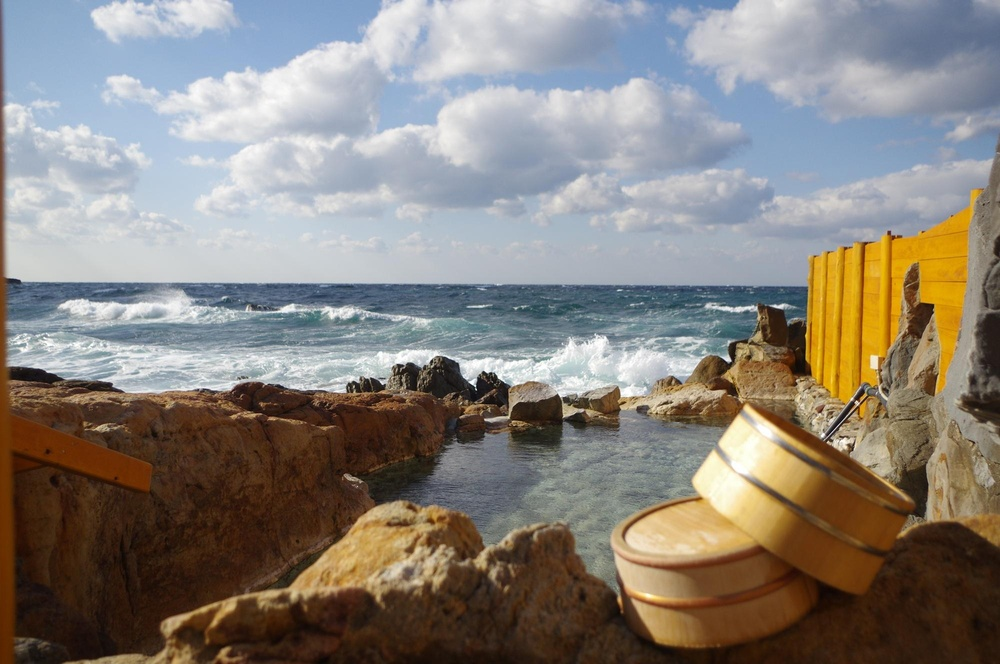
#> input picture projects/nanki-shirahama-2024/source_materials/raw/attractions/崎の湯 (3).jpeg, 1000 x 664 px, shrunk from 2000 x 1329 before the run
$ python visual_reference_analyzer.py '../projects/nanki-shirahama-2024/source_materials/raw/attractions/崎の湯 (3).jpeg'
#> lines starting #> are read from the running program, lines starting #| are printed output that depends on the picture
#!/usr/bin/env python3
"""
Visual Reference Analyzer
Analyzes key visual images to extract style, colors, and mood for consistent video generation
"""

import os
import json
import base64
from pathlib import Path
from typing import Dict, List, Optional, Any, Tuple
from dataclasses import dataclass
from PIL import Image
import numpy as np
from collections import Counter
import colorsys

# Load .env file if present
try:
    from dotenv import load_dotenv
    load_dotenv()  # Load environment variables from .env file
except ImportError:
    pass  # python-dotenv not installed, skip

# Google Gemini imports
try:
    import google.generativeai as genai
    GEMINI_AVAILABLE = True
except ImportError:
    print("Warning: google-generativeai not installed. Using fallback methods.")
    GEMINI_AVAILABLE = False


@dataclass
class VisualAnalysis:
    """Visual analysis results from key visual image"""
    style: str
    colors: List[str]
    mood: str
    composition: str
    lighting: str
    elements: List[str]
    texture: str
    camera_angle: str
    depth: str
    contrast: str
    saturation: str

    def to_dict(self) -> Dict:
        """Convert to dictionary"""
        return {
            'style': self.style,
            'colors': self.colors,
            'mood': self.mood,
            'composition': self.composition,
            'lighting': self.lighting,
            'elements': self.elements,
            'texture': self.texture,
            'camera_angle': self.camera_angle,
            'depth': self.depth,
            'contrast': self.contrast,
            'saturation': self.saturation
        }


class VisualReferenceAnalyzer:
    """Analyze key visual images to extract world-building elements"""

    def __init__(self, api_key: Optional[str] = None):
        """
        Initialize analyzer with optional Gemini API key

        Args:
            api_key: Gemini API key for advanced analysis
        """
        self.api_key = api_key or os.environ.get('GEMINI_API_KEY')
        self.use_gemini = GEMINI_AVAILABLE and self.api_key

        if self.use_gemini:
            genai.configure(api_key=self.api_key)
            self.vision_model = "gemini-2.0-flash-exp"

    def analyze_key_visual(self, image_path: str) -> VisualAnalysis:
        """
        Analyze key visual image to extract style elements

        Args:
            image_path: Path to the reference image

        Returns:
            VisualAnalysis object with extracted information
        """
        # Load image
        image = Image.open(image_path)
#> image is the input picture: PIL image 1000x664 RGB; mean R, G, B 136.1, 129.8, 122.8

        # Perform different types of analysis
        style = self._detect_art_style(image, image_path)
        colors = self._extract_color_palette(image)
        mood = self._analyze_mood(image, image_path)
        composition = self._analyze_composition(image, image_path)
        lighting = self._detect_lighting(image, image_path)
        elements = self._identify_elements(image, image_path)
        texture = self._analyze_texture(image, image_path)
        camera_angle = self._detect_camera_angle(image, image_path)
        depth = self._analyze_depth(image)
        contrast = self._analyze_contrast(image)
        saturation = self._analyze_saturation(image)

        return VisualAnalysis(
            style=style,
            colors=colors,
            mood=mood,
            composition=composition,
            lighting=lighting,
            elements=elements,
            texture=texture,
            camera_angle=camera_angle,
            depth=depth,
            contrast=contrast,
            saturation=saturation
        )

    def _detect_art_style(self, image: Image.Image, image_path: str) -> str:
        """Detect the art style of the image"""

        if self.use_gemini:
            prompt = """
            Analyze the art style of this image. Identify:
            1. Overall style (anime, realistic, cartoon, painterly, etc.)
            2. Rendering technique (2D, 3D, digital painting, watercolor, etc.)
            3. Visual characteristics (line art, cel-shaded, photorealistic, etc.)

            Return a concise style description in 3-5 words.
            Example: "watercolor anime style" or "photorealistic 3D render"
            """

            response = self._query_gemini_vision(image_path, prompt)
            return response if response else self._fallback_style_detection(image)

        return self._fallback_style_detection(image)

    def _fallback_style_detection(self, image: Image.Image) -> str:
        """Fallback method to detect style without API"""
        # Analyze image properties
        img_array = np.array(image)

        # Check for hard edges (indicates illustration/anime)
        edges = self._detect_edges(img_array)
#> in _detect_edges, `return edges > np.mean(edges)`:
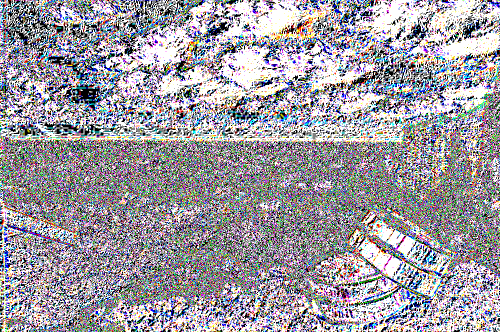
#> returned value: shape (664, 1000, 3) bool (shown at 1/2 size); mean of channels 0, 1, 2 0.617, 0.604, 0.632; drawn as R, G, B
        edge_ratio = np.sum(edges) / edges.size
#> edge_ratio = 0.618

        # Check color distribution
        unique_colors = len(np.unique(img_array.reshape(-1, img_array.shape[-1]), axis=0))
#> unique_colors = 91555
#> in analyze_key_visual, `style = self._detect_art_style(image, image_path)`: style = 'digital illustration'

        # Determine style based on characteristics
        if edge_ratio > 0.1:
            if unique_colors < 1000:
                return "anime cel-shaded"
            else:
                return "digital illustration"
        elif unique_colors < 500:
            return "minimalist design"
        elif unique_colors > 50000:
            return "photorealistic"
        else:
            return "digital painting"

    def _extract_color_palette(self, image: Image.Image) -> List[str]:
        """Extract dominant colors from image"""

        # Resize for faster processing
        img_small = image.resize((150, 150))
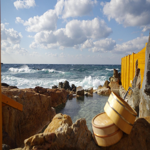
#> img_small: PIL image 150x150 RGB; mean R, G, B 136.2, 129.8, 122.8

        # Convert to RGB if necessary
        if img_small.mode != 'RGB':
            img_small = img_small.convert('RGB')

        # Get all pixels
        pixels = list(img_small.getdata())
#> pixels = 22500 items

        # Use k-means clustering or simple frequency
        # For simplicity, using most common colors with clustering
        from sklearn.cluster import KMeans

        try:
            # Reshape pixels for clustering
            pixel_array = np.array(pixels)

            # Perform k-means clustering
            kmeans = KMeans(n_clusters=5, random_state=42, n_init=10)
            kmeans.fit(pixel_array)

            # Get cluster centers (dominant colors)
            colors = kmeans.cluster_centers_.astype(int)

            # Convert to hex
            hex_colors = []
            for color in colors:
                hex_color = '#{:02x}{:02x}{:02x}'.format(
                    int(color[0]), int(color[1]), int(color[2])
                )
                hex_colors.append(hex_color.upper())
#> in analyze_key_visual, `colors = self._extract_color_palette(image)`: colors = ['#9CA9B9', '#412714', '#CDD1D4', '#C59639', '#72736F']

            return hex_colors

        except ImportError:
            # Fallback if sklearn not available
            return self._simple_color_extraction(img_small)

    # [21 lines left out: function _simple_color_extraction, not called in this run]

    def _analyze_mood(self, image: Image.Image, image_path: str) -> str:
        """Analyze the mood/atmosphere of the image"""

        if self.use_gemini:
            prompt = """
            Analyze the mood and atmosphere of this image.
            Consider: lighting, colors, composition, subject matter.

            Return a mood description in 2-3 words.
            Example: "peaceful morning" or "dramatic tension" or "playful energy"
            """

            response = self._query_gemini_vision(image_path, prompt)
            return response if response else self._fallback_mood_analysis(image)

        return self._fallback_mood_analysis(image)

    def _fallback_mood_analysis(self, image: Image.Image) -> str:
        """Analyze mood based on color and brightness"""
        img_array = np.array(image.convert('RGB'))

        # Calculate average brightness
        brightness = np.mean(img_array)
#> brightness = 129.6

        # Calculate color warmth
        r_mean = np.mean(img_array[:, :, 0])
#> r_mean = 136.1
        b_mean = np.mean(img_array[:, :, 2])
#> b_mean = 122.8
        warmth = r_mean - b_mean
#> warmth = 13.36
#> in analyze_key_visual, `mood = self._analyze_mood(image, image_path)`: mood = 'balanced neutral'
#> in analyze_key_visual, `composition = self._analyze_composition(image, image_path)`: composition = 'balanced composition'

        # Determine mood
        if brightness > 180:
            if warmth > 20:
                return "bright cheerful"
            else:
                return "light airy"
        elif brightness < 80:
            if warmth < -20:
                return "dark mysterious"
            else:
                return "moody dramatic"
        else:
            if abs(warmth) < 20:
                return "balanced neutral"
            elif warmth > 0:
                return "warm inviting"
            else:
                return "cool calm"

    def _analyze_composition(self, image: Image.Image, image_path: str) -> str:
        """Analyze image composition"""

        if self.use_gemini:
            prompt = """
            Analyze the composition of this image.
            Identify: rule of thirds, golden ratio, symmetry, diagonal, centered, etc.

            Return the primary composition technique in 2-3 words.
            Example: "rule of thirds" or "centered symmetrical"
            """

            response = self._query_gemini_vision(image_path, prompt)
            return response if response else "balanced composition"

        return "balanced composition"

    def _detect_lighting(self, image: Image.Image, image_path: str) -> str:
        """Detect lighting characteristics"""

        if self.use_gemini:
            prompt = """
            Analyze the lighting in this image.
            Consider: direction, quality (hard/soft), color temperature.

            Return lighting description in 2-4 words.
            Example: "soft natural daylight" or "dramatic side lighting"
            """

            response = self._query_gemini_vision(image_path, prompt)
            return response if response else self._fallback_lighting_analysis(image)

        return self._fallback_lighting_analysis(image)

    def _fallback_lighting_analysis(self, image: Image.Image) -> str:
        """Simple lighting analysis"""
        img_array = np.array(image.convert('RGB'))

        # Analyze brightness distribution
        brightness = np.mean(img_array, axis=2)
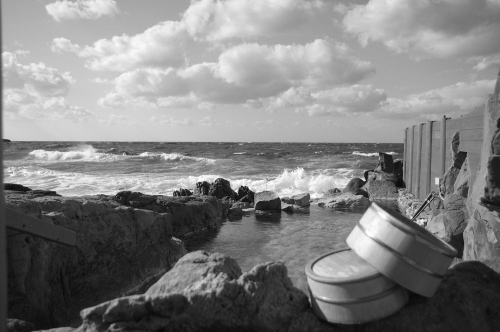
#> brightness: shape (664, 1000) float64 (shown at 1/2 size); min 5, max 255, mean 129.6

        # Check for directional lighting
        left_bright = np.mean(brightness[:, :brightness.shape[1]//2])
#> left_bright = 130.4
        right_bright = np.mean(brightness[:, brightness.shape[1]//2:])
#> right_bright = 128.7
        top_bright = np.mean(brightness[:brightness.shape[0]//2, :])
#> top_bright = 173.4
        bottom_bright = np.mean(brightness[brightness.shape[0]//2:, :])
#> bottom_bright = 85.72
#> in analyze_key_visual, `lighting = self._detect_lighting(image, image_path)`: lighting = 'top lighting'
#> in analyze_key_visual, `elements = self._identify_elements(image, image_path)`: elements = ['subject', 'background', 'foreground elements']
#> in analyze_key_visual, `texture = self._analyze_texture(image, image_path)`: texture = 'medium detail'
#> in analyze_key_visual, `camera_angle = self._detect_camera_angle(image, image_path)`: camera_angle = 'eye level'

        # Determine lighting
        if abs(left_bright - right_bright) > 20:
            return "side lighting"
        elif top_bright > bottom_bright + 20:
            return "top lighting"
        elif np.std(brightness) < 30:
            return "soft even lighting"
        else:
            return "natural lighting"

    def _identify_elements(self, image: Image.Image, image_path: str) -> List[str]:
        """Identify key visual elements"""

        if self.use_gemini:
            prompt = """
            List the main visual elements in this image.
            Focus on: characters, objects, environment, special effects.

            Return a list of 3-5 key elements, separated by commas.
            Example: "girl with umbrella, rain, city street, neon lights"
            """

            response = self._query_gemini_vision(image_path, prompt)
            if response:
                return [elem.strip() for elem in response.split(',')]

        return ["subject", "background", "foreground elements"]

    def _analyze_texture(self, image: Image.Image, image_path: str) -> str:
        """Analyze texture and surface quality"""

        if self.use_gemini:
            prompt = """
            Analyze the texture and surface quality.
            Consider: smooth, rough, soft, detailed, painterly, etc.

            Return texture description in 2-3 words.
            """

            response = self._query_gemini_vision(image_path, prompt)
            return response if response else "medium detail"

        return "medium detail"

    def _detect_camera_angle(self, image: Image.Image, image_path: str) -> str:
        """Detect camera angle"""

        if self.use_gemini:
            prompt = """
            Identify the camera angle: eye level, high angle, low angle, bird's eye, etc.

            Return angle in 2-3 words.
            """

            response = self._query_gemini_vision(image_path, prompt)
            return response if response else "eye level"

        return "eye level"

    def _analyze_depth(self, image: Image.Image) -> str:
        """Analyze depth of field"""
        # Simple edge detection to estimate depth
        img_array = np.array(image.convert('L'))
        edges = self._detect_edges(img_array)
#> in _detect_edges (call 2), `sx = ndimage.sobel(img_array, axis=0, mode='constant')`:
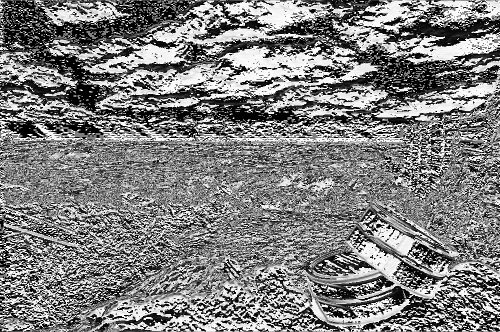
#> sx: shape (664, 1000) (shown at 1/2 size); min 0, max 255, mean 127.3
#> in _detect_edges (call 2), `sy = ndimage.sobel(img_array, axis=1, mode='constant')`:
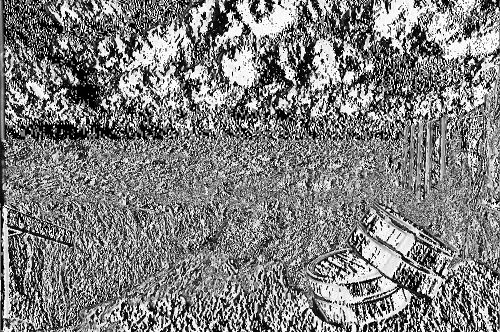
#> sy: shape (664, 1000) (shown at 1/2 size); min 0, max 255, mean 127
#> in _detect_edges (call 2), `edges = np.hypot(sx, sy)`:
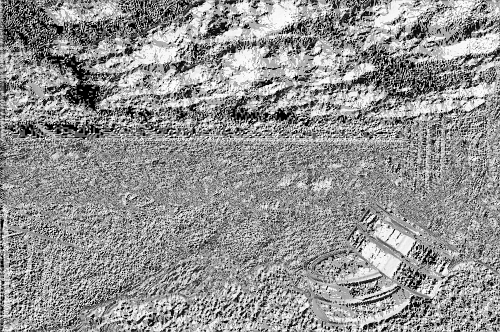
#> edges: shape (664, 1000) float16 (shown at 1/2 size); min 0, max 360.5, mean 207.8; drawn with min black and max white
#> in _detect_edges (call 2), `return edges > np.mean(edges)`:
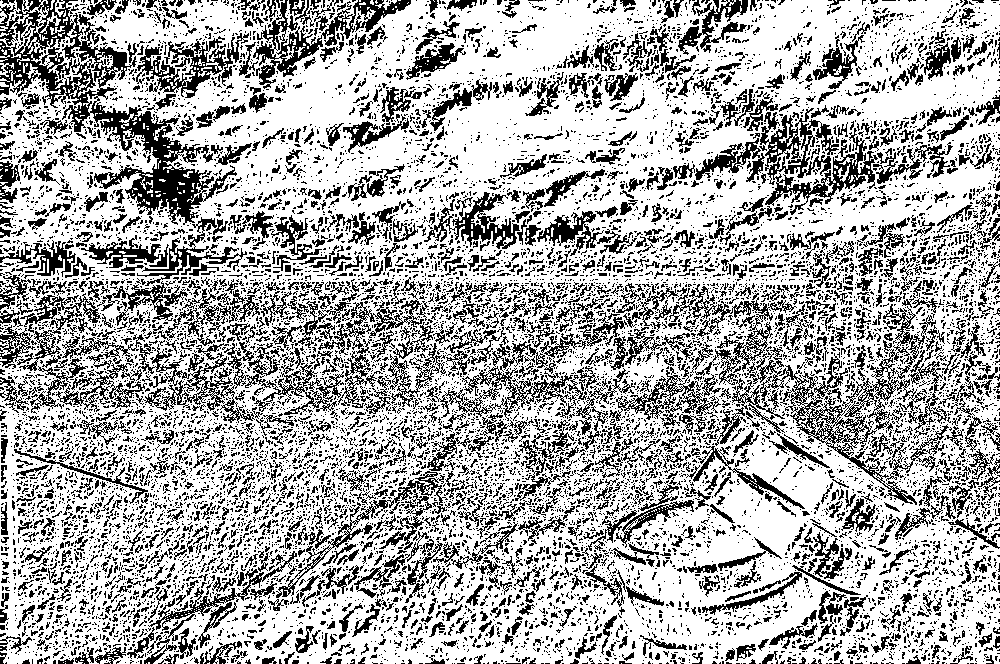
#> returned value: shape (664, 1000) bool; 68.1% white; black in thin lines or dots

        edge_density = np.sum(edges) / edges.size
#> edge_density = 0.681
#> in analyze_key_visual, `depth = self._analyze_depth(image)`: depth = 'deep depth'

        if edge_density < 0.05:
            return "shallow depth"
        elif edge_density > 0.15:
            return "deep depth"
        else:
            return "moderate depth"

    def _analyze_contrast(self, image: Image.Image) -> str:
        """Analyze image contrast"""
        img_array = np.array(image.convert('L'))

        std_dev = np.std(img_array)
#> std_dev = 65.23
#> in analyze_key_visual, `contrast = self._analyze_contrast(image)`: contrast = 'high contrast'

        if std_dev < 30:
            return "low contrast"
        elif std_dev > 60:
            return "high contrast"
        else:
            return "medium contrast"

    def _analyze_saturation(self, image: Image.Image) -> str:
        """Analyze color saturation"""
        img_array = np.array(image.convert('RGB'))

        # Convert to HSV
        hsv_array = np.array([colorsys.rgb_to_hsv(r/255, g/255, b/255)
                              for r, g, b in img_array.reshape(-1, 3)])

        # Get average saturation
        avg_saturation = np.mean(hsv_array[:, 1])
#> avg_saturation = 0.35

        if avg_saturation < 0.3:
            return "low saturation"
        elif avg_saturation > 0.7:
            return "high saturation"
        else:
            return "medium saturation"

    def _detect_edges(self, img_array: np.ndarray) -> np.ndarray:
        """Simple edge detection"""
        from scipy import ndimage

        try:
            # Sobel edge detection
            sx = ndimage.sobel(img_array, axis=0, mode='constant')
            sy = ndimage.sobel(img_array, axis=1, mode='constant')
            edges = np.hypot(sx, sy)
            return edges > np.mean(edges)
        except ImportError:
            # Fallback simple difference
            return np.zeros_like(img_array, dtype=bool)

    # [56 lines left out: functions _query_gemini_vision, apply_to_prompts, not called in this run]

    def generate_style_tokens(self, visual_analysis: VisualAnalysis) -> Dict[str, str]:
        """
        Generate style tokens from analysis

        Args:
            visual_analysis: Visual analysis results

        Returns:
            Dictionary of style tokens to inject into prompts
        """
        tokens = {
            'style': visual_analysis.style,
            'color_palette': f"color palette: {', '.join(visual_analysis.colors[:3])}",
            'mood': f"{visual_analysis.mood} atmosphere",
            'lighting': visual_analysis.lighting,
            'composition_hint': visual_analysis.composition,
            'texture': f"{visual_analysis.texture} texture",
            'contrast': visual_analysis.contrast,
            'saturation': visual_analysis.saturation
        }

        # Create a combined style string
        tokens['combined'] = f"""
        {visual_analysis.style},
        {tokens['color_palette']},
        {tokens['mood']},
        {visual_analysis.lighting},
        {visual_analysis.texture} texture
        """.strip()

        return tokens

    # [37 lines left out: functions _inject_style_tokens, generate_consistency_guide, not called in this run]

    def save_analysis(self, analysis: VisualAnalysis, output_path: str):
        """Save analysis results to JSON"""
        with open(output_path, 'w', encoding='utf-8') as f:
            json.dump(analysis.to_dict(), f, ensure_ascii=False, indent=2)

    # [6 lines left out: function load_analysis, not called in this run]


# Example usage
if __name__ == "__main__":
    import sys

    if len(sys.argv) < 2:
        print("Usage: python visual_reference_analyzer.py <image_path>")
        sys.exit(1)

    image_path = sys.argv[1]

    # Initialize analyzer
    analyzer = VisualReferenceAnalyzer()

    print(f"Analyzing key visual: {image_path}")

    # Analyze image
    analysis = analyzer.analyze_key_visual(image_path)
#> in analyze_key_visual, `saturation = self._analyze_saturation(image)`: saturation = 'medium saturation'

    # Print results
    print("\n=== Visual Analysis Results ===")
    print(f"Style: {analysis.style}")
#| Style: digital illustration
    print(f"Colors: {', '.join(analysis.colors)}")
#| Colors: #9CA9B9, #412714, #CDD1D4, #C59639, #72736F
    print(f"Mood: {analysis.mood}")
#| Mood: balanced neutral
    print(f"Composition: {analysis.composition}")
#| Composition: balanced composition
    print(f"Lighting: {analysis.lighting}")
#| Lighting: top lighting
    print(f"Elements: {', '.join(analysis.elements)}")
#| Elements: subject, background, foreground elements
    print(f"Texture: {analysis.texture}")
#| Texture: medium detail
    print(f"Camera Angle: {analysis.camera_angle}")
#| Camera Angle: eye level
    print(f"Depth: {analysis.depth}")
#| Depth: deep depth
    print(f"Contrast: {analysis.contrast}")
#| Contrast: high contrast
    print(f"Saturation: {analysis.saturation}")
#| Saturation: medium saturation

    # Generate style tokens
    tokens = analyzer.generate_style_tokens(analysis)
#> tokens = 9 items
    print(f"\n=== Style Tokens for Prompts ===")
    print(tokens['combined'])
#| digital illustration,
#|         color palette: #9CA9B9, #412714, #CDD1D4,
#|         balanced neutral atmosphere,
#|         top lighting,
#|         medium detail texture

    # Save analysis
    output_path = "visual_analysis.json"
    analyzer.save_analysis(analysis, output_path)
    print(f"\n✅ Analysis saved to {output_path}")
